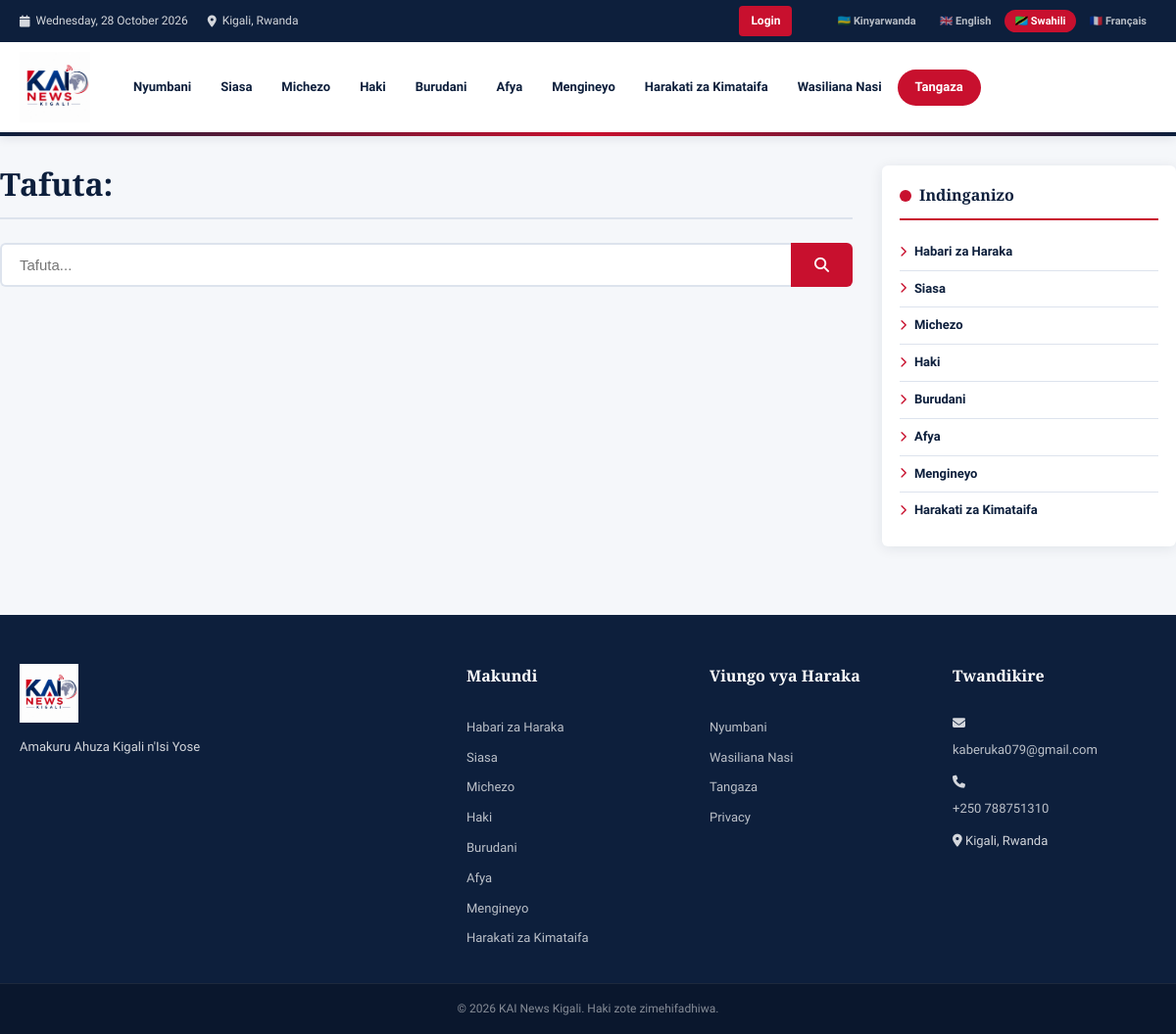
/search.php?lang=sw, run on the app's committed database.
### tables this page shows
CREATE TABLE `categories` (
  `id` INT AUTO_INCREMENT PRIMARY KEY,
  `slug` VARCHAR(100) NOT NULL UNIQUE,
  `name_rw` VARCHAR(200) NOT NULL,
  `name_en` VARCHAR(200) NOT NULL,
  `name_sw` VARCHAR(200) NOT NULL,
  `name_fr` VARCHAR(200) NOT NULL,
  `sort_order` INT DEFAULT 0
);

### includes/config.php (called while the page is built, shortened)
<?php
function db() {
    static $conn = null;
    if ($conn === null) {
        $conn = new mysqli(DB_HOST, DB_USER, DB_PASS, DB_NAME);
        $conn->set_charset('utf8mb4');
    }
    return $conn;
}
function e($s) { return htmlspecialchars($s ?? '', ENT_QUOTES, 'UTF-8'); }
function getSetting($key) {
    $db = db();
    $stmt = $db->prepare("SELECT value FROM settings WHERE key_name=?");
    $stmt->bind_param("s", $key);
    $stmt->execute();
    $result = $stmt->get_result()->fetch_assoc();
    return $result ? $result['value'] : '';
}
function getCategories() {
    return db()->query("SELECT * FROM categories ORDER BY sort_order")->fetch_all(MYSQLI_ASSOC);
}
function getLang() {
    $lang = $_GET['lang'] ?? $_SESSION['lang'] ?? 'rw';
    return in_array($lang, ['rw','en','sw','fr']) ? $lang : 'rw';
}
$LANG = getLang();
$LABELS = [
    'rw' => [
        'home' => 'Ahabanza', 'latest' => 'Amakuru Mashya', 'read_more' => 'Soma Byinshi',
        'search' => 'Shakisha', 'share' => 'Sangira', 'advertise' => 'Kwamamaza',
        'contact' => 'Twandikire', 'views' => 'Ibyasomwe', 'by' => 'Na', 'written_by' => 'Byanditswe na',
        'related' => 'Amakuru Afitanye Isano', 'gallery' => 'Amafoto',
        'breaking' => 'IBYIHUTIRWA',
    ],
    'en' => [
        'home' => 'Home', 'latest' => 'Latest News', 'read_more' => 'Read More',
        'search' => 'Search', 'share' => 'Share', 'advertise' => 'Advertise',
        'contact' => 'Contact Us', 'views' => 'Views', 'by' => 'By', 'written_by' => 'Written by',
        'related' => 'Related News', 'gallery' => 'Photo Gallery',
        'breaking' => 'BREAKING',
    ],
    'sw' => [
        'home' => 'Nyumbani', 'latest' => 'Habari za Hivi Karibuni', 'read_more' => 'Soma Zaidi',
        'search' => 'Tafuta', 'share' => 'Shiriki', 'advertise' => 'Tangaza',
        'contact' => 'Wasiliana Nasi', 'views' => 'Maoni', 'by' => 'Na', 'written_by' => 'Kaliandikwa na',
        'related' => 'Habari Zinazohusiana', 'gallery' => 'Picha',
        'breaking' => 'HABARI ZA HARAKA',
    ],
    'fr' => [
        'home' => 'Accueil', 'latest' => 'Dernières nouvelles', 'read_more' => 'Lire la suite',
        'search' => 'Rechercher', 'share' => 'Partager', 'advertise' => 'Publicité',
        'contact' => 'Contactez-nous', 'views' => 'Vues', 'by' => 'Par', 'written_by' => 'Écrit par',
        'related' => 'Actualités connexes', 'gallery' => 'Galerie',
        'breaking' => 'ALERTE',
    ],
];
function L($key) {
    global $LABELS, $LANG;
    return $LABELS[$LANG][$key] ?? $LABELS['rw'][$key] ?? $key;
}
?>

### search.php (the view, shortened to what this page needs)
<?php
require_once 'includes/config.php';
$q = trim($_GET['q'] ?? '');
?>
<!DOCTYPE html>
<html lang="<?= $LANG ?>">
<head>
<link rel="stylesheet" href="assets/css/style.css">
<link rel="stylesheet" href="https://cdnjs.cloudflare.com/ajax/libs/font-awesome/6.5.0/css/all.min.css">
</head>
<body>
<?php include 'includes/header.php'; ?>
<div class="container article-layout">
  <main class="article-main">
    <div class="cat-page-header">
      <h1><?= L('search') ?>: <?= e($q) ?></h1>
    </div>
    <form action="search.php" method="GET" style="margin-bottom:24px">
      <div style="display:flex;gap:0">
        <input type="text" name="q" value="<?= e($q) ?>" placeholder="<?= L('search') ?>..."
               style="flex:1;padding:12px 18px;border:2px solid #dde3ed;border-right:none;border-radius:6px 0 0 6px;font-size:15px;outline:none">
        <button type="submit" style="background:#c8102e;color:white;padding:12px 24px;border:none;border-radius:0 6px 6px 0;cursor:pointer;font-size:15px">
          <i class="fa fa-search"></i>
        </button>
      </div>
    </form>
  </main>
  <aside class="sidebar">
    <div class="widget">
      <div class="widget-title"><?= $LANG==='en'?'Categories':'Indinganizo' ?></div>
      <?php foreach (getCategories() as $cat): ?>
      <a href="category.php?slug=<?= urlencode($cat['slug']) ?>&lang=<?= $LANG ?>" class="cat-link">
        <i class="fa fa-chevron-right"></i> <?= e($cat['name_'.$LANG]) ?>
      </a>
      <?php endforeach; ?>
    </div>
  </aside>
</div>
<?php include 'includes/footer.php'; ?>
</body>
</html>

### includes/header.php (shortened to what this page needs)
<?php
$categories = getCategories();
$current_url = (isset($_SERVER['HTTPS']) ? 'https' : 'http') . '://' . $_SERVER['HTTP_HOST'] . $_SERVER['REQUEST_URI'];
?>
<header class="site-header">
  <div class="top-bar">
    <div class="container top-bar-inner">
      <div class="top-bar-left">
        <span><i class="fa fa-calendar"></i> <?= date('l, d F Y') ?></span>
        <span><i class="fa fa-map-marker-alt"></i> Kigali, Rwanda</span>
      </div>
      <div class="top-bar-right">
        <div class="header-actions">
          <?php if (isset($_SESSION['admin_id'])): ?>
            <a href="admin/dashboard.php" class="btn btn-primary">Dashboard</a>
            <a href="admin/logout.php" class="btn btn-outline">Logout</a>
          <?php else: ?>
            <a href="admin/login.php" class="btn btn-primary">Login</a>
          <?php endif; ?>
        </div>
        <div class="lang-switcher">
          <?php
          $langs = ['rw'=>'🇷🇼 Kinyarwanda','en'=>'🇬🇧 English','sw'=>'🇹🇿 Swahili','fr'=>'🇫🇷 Français'];
          foreach ($langs as $code => $label):
            $active = ($LANG === $code) ? 'active' : '';
            $url    = strtok($current_url, '?');
            $params = $_GET;
            $params['lang'] = $code;
            $query  = http_build_query($params);
          ?>
          <a href="<?= $url ?>?<?= $query ?>" class="lang-btn <?= $active ?>"><?= $label ?></a>
          <?php endforeach; ?>
        </div>
      </div>
    </div>
  </div>
  <div class="header-main">
    <div class="container header-inner" style="position:relative;">
      <a href="index.php?lang=<?= $LANG ?>" class="site-logo">
        <img src="assets/images/logo.png" alt="KAI News Kigali">
      </a>
      <nav class="main-nav" id="mainNav">
        <a href="index.php?lang=<?= $LANG ?>" class="nav-link"><?= L('home') ?></a>
        <?php foreach ($categories as $category): ?>
          <?php if ($category['slug'] === 'ahabanza') continue; ?>
        <a href="category.php?slug=<?= urlencode($category['slug']) ?>&lang=<?= $LANG ?>" class="nav-link">
          <?= e($category['name_'.$LANG]) ?>
        </a>
        <?php endforeach; ?>
        <a href="contact.php?lang=<?= $LANG ?>" class="nav-link"><?= L('contact') ?></a>
        <a href="advertise.php?lang=<?= $LANG ?>" class="nav-link nav-advertise"><?= L('advertise') ?></a>
      </nav>
    </div>
  </div>
  <div class="brand-accent-bar"></div>
</header>

### includes/footer.php (shortened to what this page needs)
<footer class="site-footer">
  <div class="footer-top">
    <div class="container footer-grid">
      <div class="footer-col">
        <img src="assets/images/logo.png" alt="KAI News Kigali" class="footer-logo">
        <p><?= e(getSetting('site_tagline') ?: 'Amakuru Ahuza Kigali n\'Isi Yose') ?></p>
      </div>
      <div class="footer-col">
        <h4><?= $LANG==='en'?'Categories':($LANG==='fr'?'Catégories':($LANG==='sw'?'Makundi':'Ushobora kunyura hano')) ?></h4>
        <?php foreach (getCategories() as $category): ?>
        <a href="category.php?slug=<?= urlencode($category['slug']) ?>&lang=<?= $LANG ?>"><?= e($category['name_'.$LANG]) ?></a>
        <?php endforeach; ?>
      </div>
      <div class="footer-col">
        <h4><?= $LANG==='en'?'Quick Links':($LANG==='fr'?'Liens rapides':($LANG==='sw'?'Viungo vya Haraka':'Quick Links')) ?></h4>
        <a href="index.php?lang=<?= $LANG ?>"><?= L('home') ?></a>
        <a href="contact.php?lang=<?= $LANG ?>"><?= L('contact') ?></a>
        <a href="advertise.php?lang=<?= $LANG ?>"><?= L('advertise') ?></a>
        <a href="privacy.php?lang=<?= $LANG ?>"><?= $LANG==='en'?'Privacy Policy':($LANG==='fr'?'Politique de confidentialité':'Privacy') ?></a>
      </div>
      <div class="footer-col">
        <?php $siteEmail = getSetting('site_email') ?: 'kaberuka079@gmail.com'; ?>
         <?php $sitePhone = getSetting('site_phone') ?: '+250 788751310'; ?>
        <?php $siteAddress = getSetting('site_address') ?: 'Kigali, Rwanda'; ?>
        <h4><?= $LANG==='en'?'Contact Us':($LANG==='fr'?'Contactez-nous':'Twandikire') ?></h4>
        <p><i class="fa fa-envelope"></i> <a href="mailto:<?= e($siteEmail) ?>"><?= e($siteEmail) ?></a></p>
        <p><i class="fa fa-phone"></i> <a href="tel:<?= e($sitePhone) ?>"><?= e($sitePhone) ?></a></p>
        <p><i class="fa fa-map-marker-alt"></i> <?= e($siteAddress) ?></p>
      </div>
    </div>
  </div>
  <div class="footer-bottom">
    <div class="container">
      <p>&copy; <?= date('Y') ?> KAI News Kigali. <?= $LANG==='en'?'All rights reserved.':($LANG==='fr'?'Tous droits réservés.':($LANG==='sw'?'Haki zote zimehifadhiwa.':'All rights reserved.')) ?></p>
    </div>
  </div>
</footer>

### data on the page
categories: name_sw "Siasa"
categories: name_sw "Michezo"
categories: name_sw "Haki"
categories: name_sw "Burudani"
categories: name_sw "Afya"
categories: name_sw "Mengineyo"
categories: name_sw "Harakati za Kimataifa"
categories: name_sw "Habari za Haraka"

### other printed values
$label "🇷🇼 Kinyarwanda"
$label "🇬🇧 English"
$label "🇹🇿 Swahili"
$label "🇫🇷 Français"
L('home') "Nyumbani"
L('contact') "Wasiliana Nasi"
L('advertise') "Tangaza"
L('search') "Tafuta"
getSetting('site_tagline') ?: 'Amakuru Ahuza Kigali n\'Isi Yose' "Amakuru Ahuza Kigali n'Isi Yose"
$siteEmail "kaberuka079@gmail.com"
$sitePhone "+250 788751310"
$siteAddress "Kigali, Rwanda"
